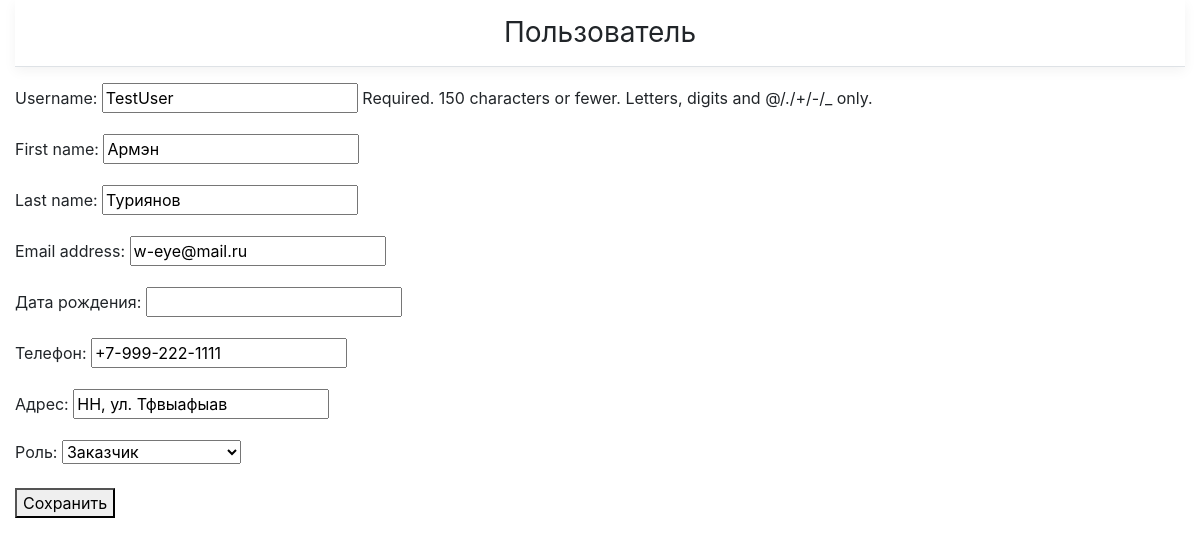
Before: /users/2/ (signed in) with the older database file.
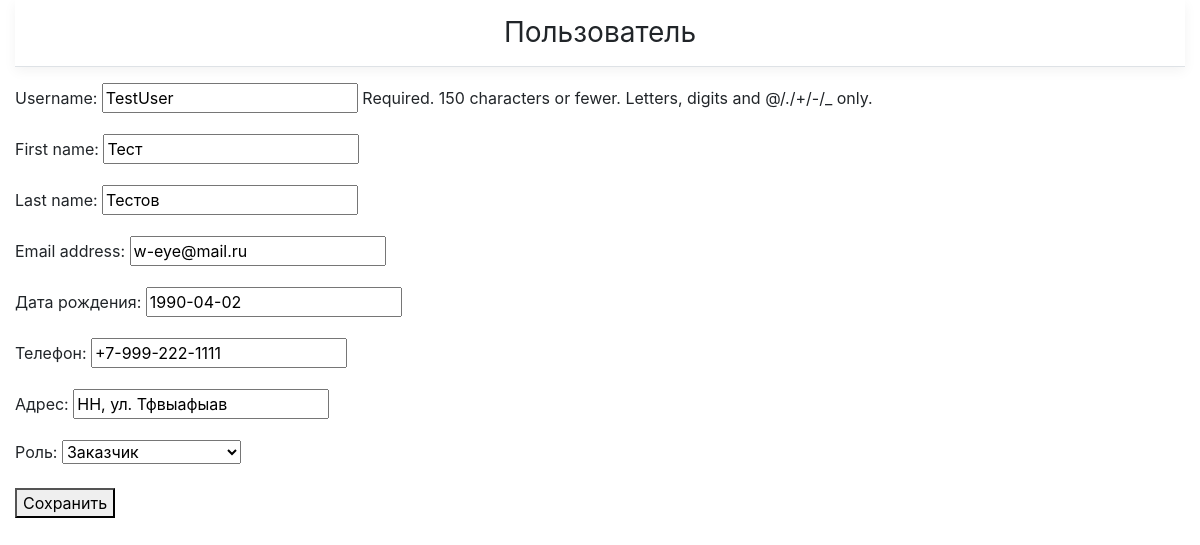
After: the same page with the newer database file.
### main/models.py (models this page shows, shortened)
class User(AbstractUser):
    phone = models.CharField('Телефон', max_length=20)
    location = models.CharField('Адрес', max_length=255)
    birth_date = models.DateField('Дата рождения', blank=True, default='')
    ROLES = (
        (Roles.UNREGISTERED, Roles.UNREGISTERED_STR),
        (Roles.ZAKAZSCHIK, Roles.ZAKAZSCHIK_STR),
        (Roles.ZAKUPSCHIK, Roles.ZAKUPSCHIK_STR),
        (Roles.ADMINISTRATOR, Roles.ADMINISTRATOR_STR),
    )
    role = models.PositiveIntegerField('Роль', choices=ROLES, default=Roles.UNREGISTERED)

### main/views.py (the view, shortened to what this page needs)
# urls.py: path('users/<int:pk>/', main_views.UserDetailsView.as_view(), name=main_views.UserDetailsView.url_name),
class UserDetailsView(LoginRolesRequiredMixin, UpdateView):
    template_name = 'main/user_details.html'
    url_name = 'user_details'
    form_class = UserForm
    allowed_roles = (Roles.UNREGISTERED, Roles.ZAKAZSCHIK, Roles.ZAKUPSCHIK)
    model = _models.User

### main/forms.py
class UserForm(forms.ModelForm):
    class Meta:
        model = User
        fields = ('username', 'first_name', 'last_name', 'email', 'birth_date', 'phone', 'location', 'role')

### main/core/mixins.py (called while the page is built)
    def dispatch(self, request, *args, **kwargs):
        user = request.user
        if not user.is_authenticated:
            return self.handle_no_permission()
        if user.role not in self.allowed_roles and user.role != Roles.ADMINISTRATOR:
            return self.handle_no_permission()
        return super().dispatch(request, *args, **kwargs)

### main/templates/main/user_details.html (shortened to what this page needs)
{% extends 'base.html' %}
{% block content %}
<div class="container table-container">
    <h3 class="font-weight-normal text-center py-3 mb-3 border-bottom box-shadow">
        Пользователь
    </h3>
    <form method="post" enctype="multipart/form-data">
        {{ form.as_p }}
        <button type="submit">Сохранить</button>
    </form>
</div>
{% endblock content %}

### templates/base.html (shortened to what this page needs)
{% load static %}
<!DOCTYPE html>
<html lang="en">
<head>
    <link rel="stylesheet" href="https://stackpath.bootstrapcdn.com/bootstrap/4.3.1/css/bootstrap.min.css">
    <link rel="stylesheet" href="{% static 'css/styles.css' %}">
</head>
<body>
    {% block content %}{% endblock %}
</body>
</html>

### main/static/css/styles.css (style rules this page uses)
.container { max-width: 960px; }
.table-container { max-width: 1200px; }
.box-shadow { box-shadow: 0 0.25rem 0.75rem rgba(0, 0, 0, .05); }

Changed rows visible on the page:
changed User "TestUser": first_name "Армэн" → "Тест"; last_name "Туриянов" → "Тестов"; birth_date (not shown) → "1990-04-02"
